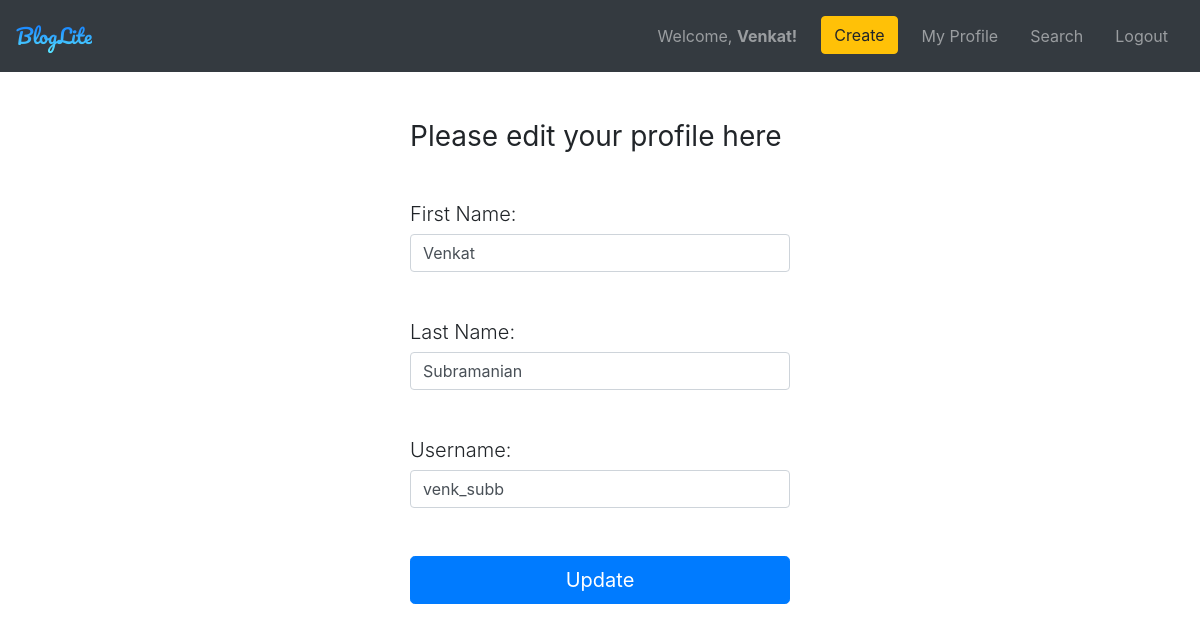
Page /my_profile/edit (signed in) on the committed database.
### app.py (models this page shows)
class User(db.Model, UserMixin):
    id = db.Column(db.Integer, primary_key=True, autoincrement = True)
    username = db.Column(db.String(20), nullable=False, unique=True)
    password = db.Column(db.String(80), nullable=False)
    firstname = db.Column(db.String(20), nullable=False)
    lastname = db.Column(db.String(20), nullable=False)
    image_file = db.Column(db.Text, unique=True, nullable=False)

### app.py (the view, shortened to what this page needs)
@app.route('/my_profile/edit', methods=['GET', 'POST'])
@login_required
def edit_profile():
    my_old = User.query.filter_by(id = current_user.id).first()
    form = EditProfileForm()
    existing_username = User.query.filter_by(username = form.username.data).first()
    if existing_username and form.username.data != current_user.username:
        return render_template('edit_profile.html', form=form, info = "This username already exists")
    if request.method == 'GET':
        form.firstname.data = my_old.firstname
        form.lastname.data = my_old.lastname
        form.username.data =  my_old.username
    return render_template('edit_profile.html', form=form)

### app.py
class EditProfileForm(FlaskForm):
    firstname = StringField(validators=[
                           InputRequired(), Length(min=1, max=20)], render_kw={"placeholder": "First Name"})
    lastname = StringField(validators=[
                           InputRequired(), Length(min=1, max=20)], render_kw={"placeholder": "Last Name"})
    username = StringField(validators=[
                           InputRequired(), Length(min=4, max=20)], render_kw={"placeholder": "Username"})
    submit = SubmitField('Update')

### app.py (called while the page is built)
@login_manager.user_loader
def load_user(user_id):
    return User.query.get(int(user_id))

### templates/edit_profile.html (shortened to what this page needs)
<!DOCTYPE html>
<html lang="en">
<div>
    {%extends "layout.html" %}
{% block body %}
<body class="text-center">
    <div class="row justify-content-center mt-5">
        <div class="col-4">
            <form class="form form-horizontal" method="POST" enctype="multipart/form-data">
                <h1 class="h3 mb-3 font-weight-normal">Please edit your profile here</h1>
                <div class ="form_group mt-5">
                    <h6 class="lead">First Name: </h6>
                    {{ form.firstname(class_='form-control')}}
                </div>
                <div class ="form_group mt-5">
                    <h6 class="lead">Last Name: </h6>
                    {{ form.lastname(class_='form-control')}}
                </div>
                <div class ="form_group mt-5">
                    <h6 class="lead">Username: </h6>
                    {{ form.username(class_='form-control')}}
                </div>
                <div class ="register_button mt-5">
                    {{ form.submit(class_='btn btn-lg btn-primary btn-block')}}
                </div>
            </form>
        </div>
    </div>
</body>
{% endblock %}

### templates/layout.html (shortened to what this page needs)
<!DOCTYPE html>
<html lang="en">
<head>
    <link rel="stylesheet" href="https://cdn.jsdelivr.net/npm/bootstrap@4.0.0/dist/css/bootstrap.min.css">
    <link type="text/css" rel="stylesheet" href="../static/styles/layout.css">
</head>
<body class>
    <header>
        <nav class="navbar navbar-expand-lg navbar-dark bg-dark">
            <a class="navbar-brand mb-0 h1" href="{{url_for('dashboard')}}">BlogLite</a>
            <ul class="navbar-nav ml-auto">
                <li class="nav-item">
                    <span class="navbar-text" style="padding-right: 0.5rem">Welcome, <b>{{ current_user['firstname'] }}!</b></span>
                </li>
                <li class="nav-item">
                    <a class="btn btn-warning my-2 my-sm-0" href="{{url_for('add_blog')}}">Create</a>
                </li>
                <li class="nav-item">
                    <a class="nav-link" href="{{url_for('my_profile')}}">My Profile</a>
                </li>
                <li class="nav-item">
                    <a class="nav-link" href="{{url_for('search')}}">Search</a>
                </li>
                <li class="nav-item">
                    <a class="nav-link" href="{{url_for('logout')}}">Logout</a>
                </li>
            </ul>
        </nav>
    </header>
    {% block body %}
    {% endblock %}
</body>
</html>

### static/styles/layout.css (style rules this page uses)
html, body { height: 100%; }
.navbar-brand { font-family: 'Pacifico', cursive; background: -webkit-linear-gradient(#0061ff, #60efff); -webkit-background-clip: text; -webkit-text-fill-color: transparent; }
.nav-item { padding:0.5rem; }

### rows in the picture
User: firstname "Venkat", lastname "Subramanian", username "venk_subb"
